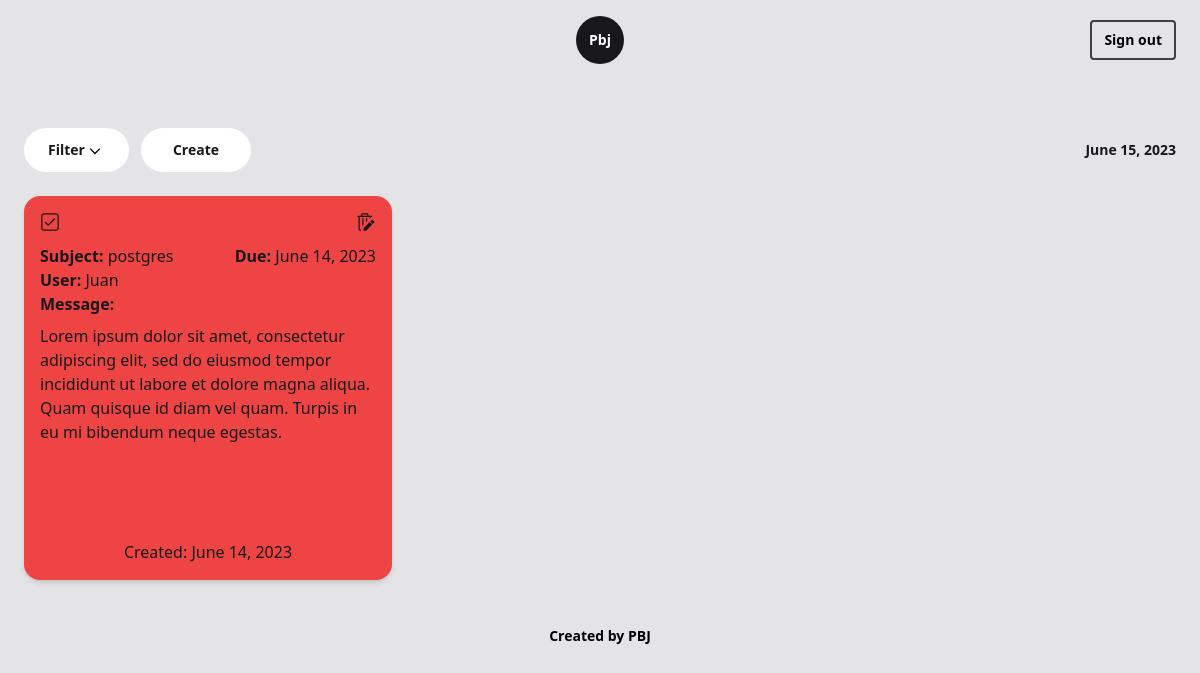
The app's page / (signed in), older data.
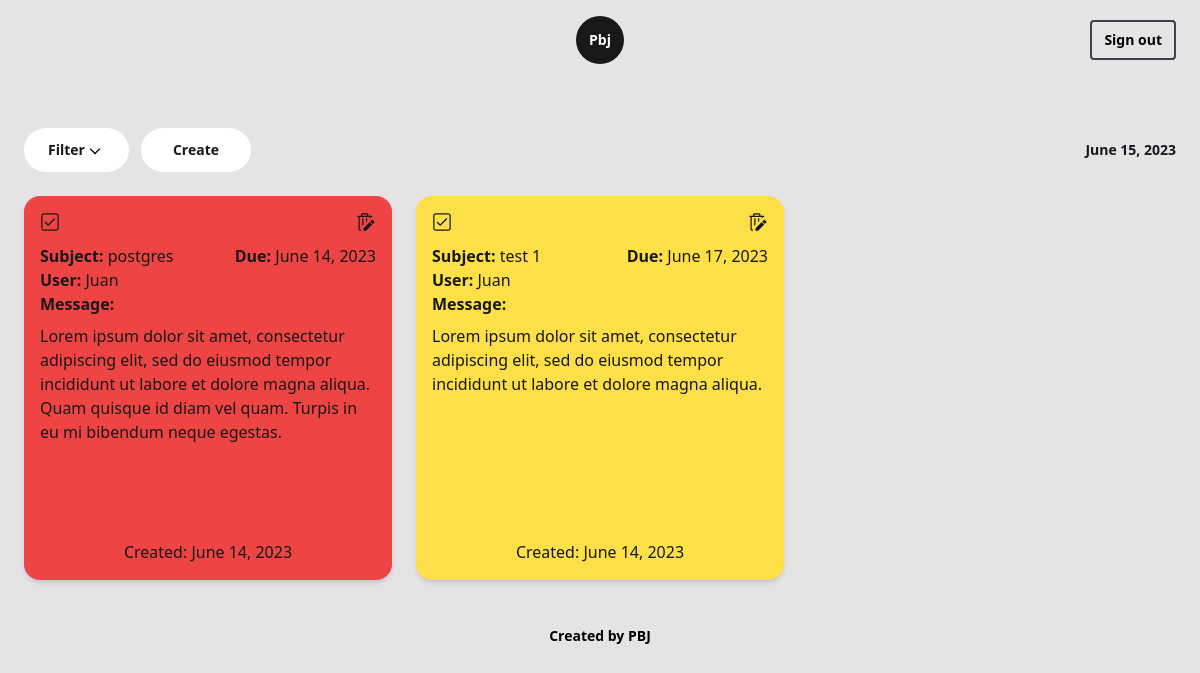
The same page, newer data.
### app/models.py (models this page shows, shortened)
class Post(models.Model):
    subject = models.CharField(max_length=64)
    user = models.CharField(max_length=64)
    note = models.CharField(max_length=300)
    created = models.DateField(default=datetime.datetime.now)
    due = models.DateField(default=datetime.datetime.now)
    complete = models.BooleanField(default=False, null=True)
    @property
    def urgent(self):
        today = datetime.date.today()
        if (self.due - today).days < 2:
            return True
        else:
            return False

### app/views.py (the view)
# urls.py: path('', views.index, name='index'),
@login_required
def index(request):
    date = datetime.date.today()
    tomorrow = datetime.date.today() + datetime.timedelta(days=1)
    if 'filter' not in request.session:
        request.session['filter'] = 'all'
    filter = request.session['filter']
    if filter == 'urgent':
        posts = Post.objects.filter(due__lte=tomorrow, complete=False).order_by('due')
    elif filter == 'created':
        posts = Post.objects.filter(user=request.user.username).order_by('complete', 'due')
    elif filter == 'complete':
        posts = Post.objects.filter(complete=True).order_by('due')
    else:
        posts = Post.objects.all().order_by('complete', 'due')
    return render(request, 'app/index.html', {
        'posts': posts,
        'date': date
    })

### app/templates/app/index.html (shortened to what the changed rows need)
{% extends 'app/base.html' %}
{% block body %}
<main class="text-zinc-900">
    <section class="2xl:w-9/12 mx-auto px-6 py-6 ">
        <div class="grid gap-6 sm:grid-cols-2 lg:grid-cols-3 2xl:grid-cols-4">
            {% for post in posts %}
                <div class="h-96">
                    <div id="post-{{ forloop.counter0 }}" class="w-full h-full p-4 {% if post.complete %} bg-green-500 {% elif post.urgent %} bg-red-500 {% else %} bg-yellow-300 {% endif %} flex flex-col justify-between overflow-auto rounded-2xl shadow-md">
                        <div class="mb-4">
                            <div class="flex flex-row justify-between mb-3">
                                {% if post.complete %}
                                <a href="{% url 'app:undo' post.id %}" class="w-5">
                                    <svg class="fill-zinc-900 hover:fill-white transition ease-in-out duration-200" xmlns="http://www.w3.org/2000/svg" xml:space="preserve" viewBox="0 0 16 16"><g class="icon-color"><path d="M8 2c-1.8 0-3.4.8-4.5 2l-1-1c-.2-.2-.4-.1-.4.1l-.9 3.8c0 .2.1.3.3.3l3.8-.9c.2 0 .3-.3.1-.4l-1-1c.9-1 2.2-1.7 3.7-1.7 2.7 0 4.9 2.2 4.9 4.9S10.8 13 8.1 13c-1.5 0-2.8-.7-3.7-1.7l-.9.7c1.1 1.2 2.7 2 4.5 2 3.3 0 6-2.7 6-6s-2.7-6-6-6z"/></g></svg>
                                </a>
                                {% else %}
                                <a href="{% url 'app:complete' post.id %}" class="w-5">
                                    <svg class="fill-zinc-900 {% if not post.urgent %} hover:fill-green-600 {% else %} hover:fill-white {% endif %} transition ease-in-out duration-200" xmlns="http://www.w3.org/2000/svg" xml:space="preserve" viewBox="0 0 16 16"><g class="icon-color"><path d="m12.1 5.3-.4-.3c-.1-.1-.3-.1-.4 0L6.6 9.8l-2-2c-.1-.1-.3-.1-.4 0l-.3.4c-.1.1-.1.3 0 .4L6 10.7l.4.3c.1.1.3.1.4 0l.4-.4 4.9-4.9c.1-.1.1-.3 0-.4z"/><path d="M13 2c.6 0 1 .4 1 1v10c0 .6-.4 1-1 1H3c-.6 0-1-.4-1-1V3c0-.6.4-1 1-1h10m0-1H3c-1.1 0-2 .9-2 2v10c0 1.1.9 2 2 2h10c1.1 0 2-.9 2-2V3c0-1.1-.9-2-2-2z"/></g></svg>
                                </a>
                                {% endif %}
                                <button id="{{ forloop.counter0 }}" class="w-5" onclick="edit(this.id)">
                                    <svg class="fill-zinc-900 {% if post.complete %} hover:fill-white {% elif post.urgent %} hover:fill-white {% else %} hover:fill-red-600 {% endif %} transition ease-in-out duration-200" xmlns="http://www.w3.org/2000/svg" xml:space="preserve" viewBox="0 0 16 16"><g class="icon-color"><path d="M3.25 14a.25.25 0 0 1-.25-.25V4h8v1.256l1-.993V4h.5a.5.5 0 0 0 0-1H10v-.75C10 1.56 9.44 1 8.75 1h-3.5C4.56 1 4 1.56 4 2.25V3H1.5a.5.5 0 0 0 0 1H2v9.75c0 .69.56 1.25 1.25 1.25h.767l.009-1H3.25ZM5 2.25A.25.25 0 0 1 5.25 2h3.5a.25.25 0 0 1 .25.25V3H5v-.75ZM9 5H8v3.233l1-.992V5ZM6 5H5v6.21l1-.992V5Zm7.2 1.2 1.6 1.6c.1.1.1.3 0 .4l-1.3 1.3-2-2 1.3-1.3c.1-.1.3-.1.4 0Zm-7.1 6.7L11 8l2 2-4.9 4.9c-.1.1-.1.1-.2.1H6v-1.9c0-.1 0-.1.1-.2Z"/></g></svg>
                                </button>
                            </div>
                            <div class="flex justify-between">
                                <div class=""><span class="font-bold">Subject:</span> {{ post.subject }} </div>
                                <div><span class="font-bold">Due:</span> {{ post.due }}</div>
                            </div>
                            <div class=""><span class="font-bold">User:</span> {{ post.user}}</div>
                            <div class="font-bold capitalize mb-2">message:</div>
                            <div class="text-base">{{ post.note }}</div>
                        </div>
                        <div class="w-full text-center">Created: {{ post.created }}</div>
                    </div>
                </div>
            {% endfor %}
        </div>
    </section>
</main>
{% endblock %}

Row changes from the older to the newer data that the page shows:
added Post: complete False (drawn), subject "test 1", due "June 17, 2023", user "Juan", note "Lorem ipsum dolor sit amet, consectetur adipiscing elit, sed do eiusmod tempor incididunt ut labore et dolore magna aliqua.", created "June 14, 2023"
